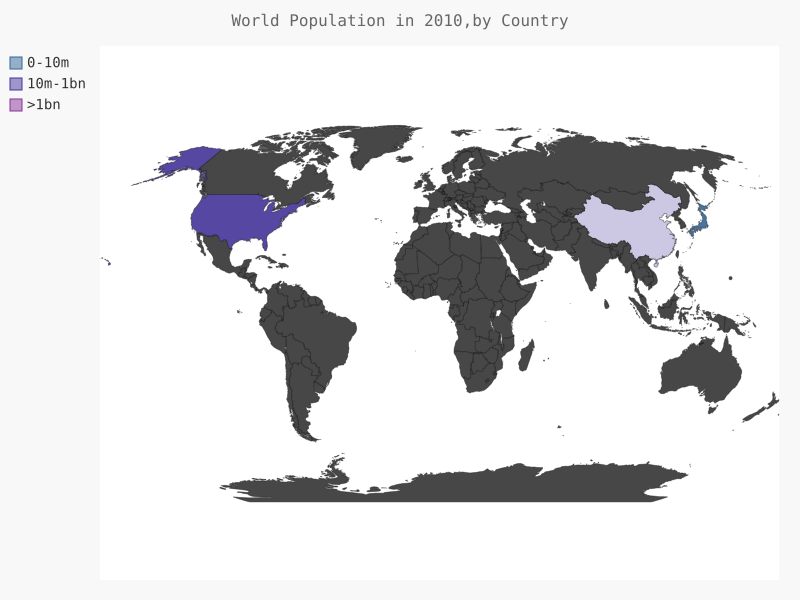

This figure's Python source:
import json
import pygal
from pygal.style import LightColorizedStyle as LCS,RotateStyle as RS #设置世界地图的样式,LightColorizedStyle背景色和RotateStyle每个国家的颜色
from countries import get_country_code

#将数据加载到一个列表中
filename = 'population_data.json'
with open(filename) as f:
	pop_data = json.load(f)

cc_populations = {}
#打印每个国家2010年的人口数量
for pop_dict in pop_data:
	if pop_dict['Year'] == '2010':
		population = int(float(pop_dict['Value']))#由于浮点数不能直接转换为整数所以先转为float再用int保留整数部分
		country_name = pop_dict['Country Name']
		#获取国别码
		code = get_country_code(country_name)
		if code:
			print(code + ":" + str(population))
			cc_populations[code] = population
		else:
			print('ERROR - ' + country_name)

#将人口按数量分为3组，少于1000万，介于1000万到10亿之间，超过10亿的
cc_pops_1,cc_pops_2,cc_pops_3 = {},{},{}
for cc,pop in cc_populations.items():
	if pop<10000000:
		cc_pops_1[cc] = pop
	elif pop<1000000000:
		cc_pops_2[cc] = pop
	else:
		cc_pops_3[cc] = pop 
#查看每组分别包含多少国家
print(len(cc_pops_1),len(cc_pops_2),len(cc_pops_3))

"""绘制世界地图，表示全球2010各国人口的数量"""
wm_style = RS('#336699',base_style=LCS)
wm = pygal.Worldmap(style=wm_style)
wm.title = 'World Population in 2010,by Country'
wm.add('0-10m',cc_pops_1)
wm.add('10m-1bn',cc_pops_2)
wm.add('>1bn',cc_pops_3)
wm.render_to_file('world_population.svg')
